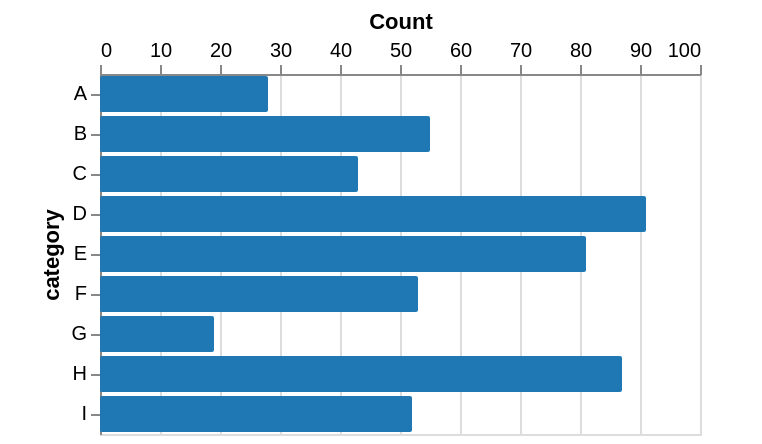

This figure's Vega-Lite source:
### Vega-Lite specification from a JSON file in a GitHub repository (floating-point values rounded to 4 significant figures)
{"$schema": "https://vega.github.io/schema/vega-lite/v4.json", "data": {"values": [{"a": "A", "b": 28}, {"a": "B", "b": 55}, {"a": "C", "b": 43}, {"a": "D", "b": 91}, {"a": "E", "b": 81}, {"a": "F", "b": 53}, {"a": "G", "b": 19}, {"a": "H", "b": 87}, {"a": "I", "b": 52}]}, "padding": {"left": 20, "top": 5, "right": 30, "bottom": 5}, "width": "container", "height": "container", "resolve": {"scale": {"color": "independent"}}, "background": "#ffffff", "layer": [{"mark": {"type": "bar", "cornerRadius": 1, "tooltip": true, "binSpacing": 1}, "encoding": {"y": {"field": "a", "type": "ordinal", "axis": {"title": "category", "orient": "left"}}, "x": {"type": "quantitative", "field": "b", "axis": {"title": "Count", "orient": "top"}}, "opacity": {"value": 1}, "color": {"value": "#1f77b4"}}}]}
